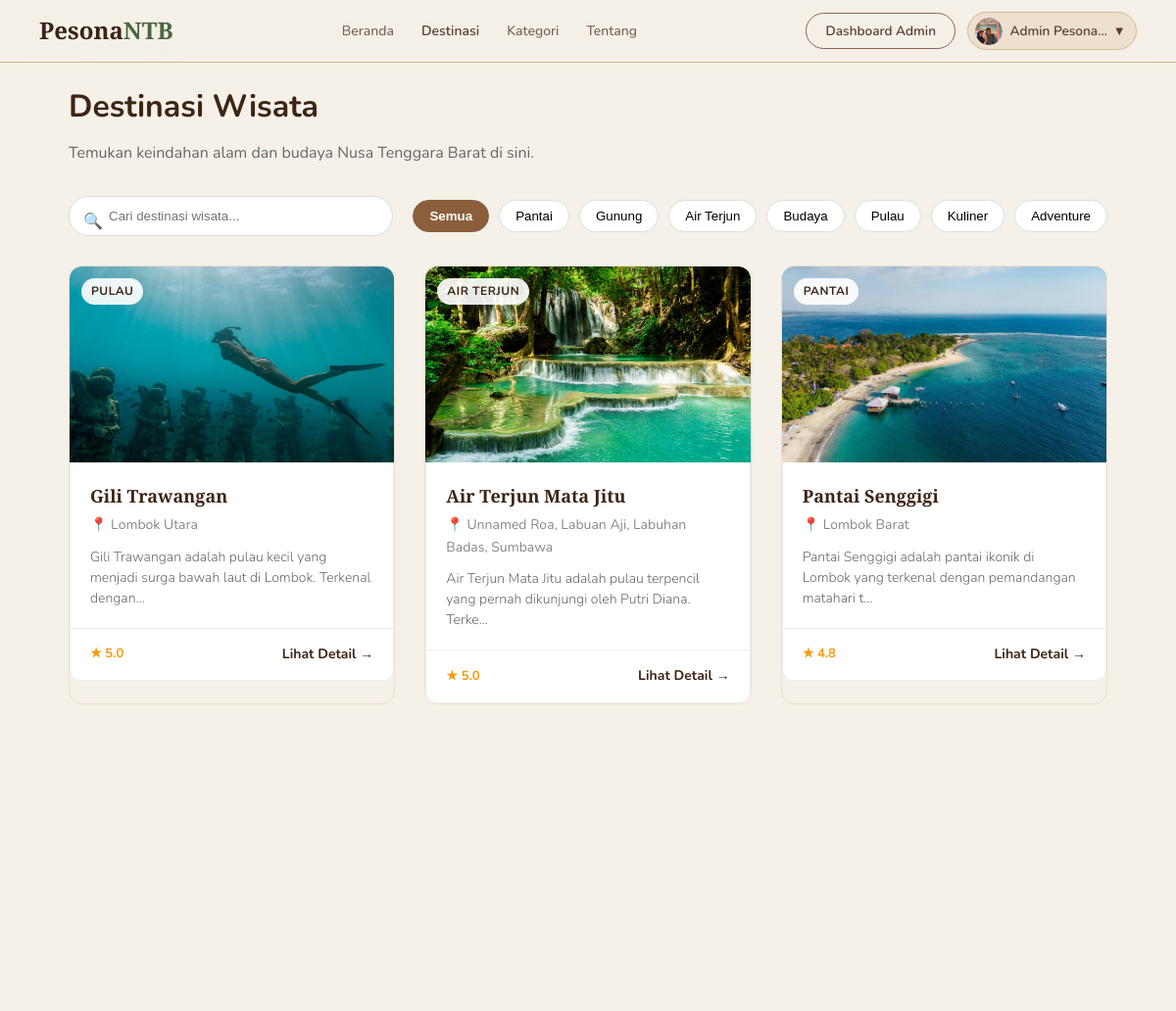
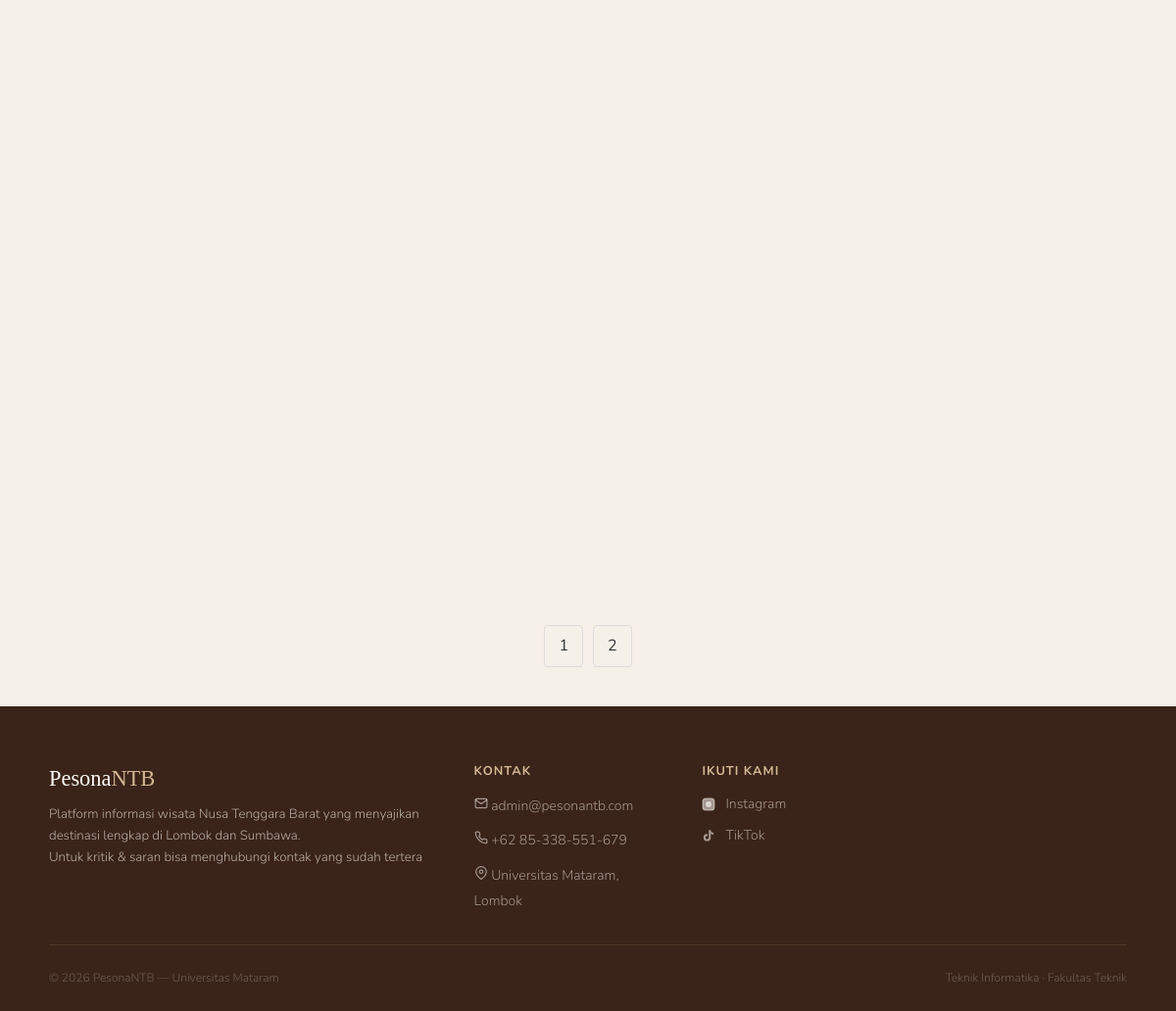
Page /config/destinasi.php (signed in) on the committed database (2 pictures, top to bottom).
### tables this page shows
CREATE TABLE `users` (
  `id` int(11) NOT NULL,
  `nama` varchar(100) NOT NULL,
  `email` varchar(150) NOT NULL,
  `telepon` varchar(20) NOT NULL,
  `password` varchar(255) NOT NULL,
  `role` enum('user','admin') DEFAULT 'user',
  `foto_profil` varchar(255) DEFAULT NULL,
  `created_at` datetime DEFAULT current_timestamp(),
  `reset_token` varchar(255) DEFAULT NULL,
  `reset_expired` datetime DEFAULT NULL
);

CREATE TABLE `wisata` (
  `id` int(11) NOT NULL,
  `nama` varchar(150) NOT NULL,
  `kategori` enum('Pantai','Gunung','Air Terjun','Budaya','Pulau','Kuliner','Adventure') NOT NULL,
  `lokasi` varchar(150) NOT NULL,
  `deskripsi` text NOT NULL,
  `fasilitas` text DEFAULT NULL,
  `jam_buka` varchar(100) DEFAULT NULL,
  `harga_tiket` varchar(100) DEFAULT NULL,
  `foto` varchar(255) DEFAULT NULL,
  `aktif` tinyint(1) DEFAULT 1,
  `latitude` decimal(10,8) DEFAULT NULL,
  `longitude` decimal(11,8) DEFAULT NULL,
  `rating` decimal(3,1) DEFAULT 0.0,
  `created_at` datetime DEFAULT current_timestamp(),
  `updated_at` datetime DEFAULT current_timestamp() ON UPDATE current_timestamp()
);

### config/destinasi.php (the view, shortened to what this page needs)
<?php
require_once 'db.php';
$search    = isset($_GET['search'])   ? trim($_GET['search'])   : '';
$kategori  = isset($_GET['kategori']) ? trim($_GET['kategori']) : 'all';
$page      = isset($_GET['page'])     ? max(1, intval($_GET['page'])) : 1;
$per_page  = 9;
$offset    = ($page - 1) * $per_page;
$where = ["aktif = 1"];
$params = [];
$types  = '';
$where_sql = $where ? 'WHERE ' . implode(' AND ', $where) : '';
$count_sql = "SELECT COUNT(*) as total FROM wisata $where_sql";
$total_rows = 0;
if ($stmt = $conn->prepare($count_sql)) {
    $stmt->execute();
    $total_rows = $stmt->get_result()->fetch_assoc()['total'];
}
$total_pages = ceil($total_rows / $per_page);
$sql = "SELECT * FROM wisata $where_sql ORDER BY rating DESC LIMIT ? OFFSET ?";
$params_page = array_merge($params, [$per_page, $offset]);
$types_page  = $types . 'ii';
$wisata_list = [];
if ($stmt = $conn->prepare($sql)) {
    $stmt->bind_param($types_page, ...$params_page);
    $stmt->execute();
    $result = $stmt->get_result();
    while ($row = $result->fetch_assoc()) $wisata_list[] = $row;
}
$img_map   = ['Pantai'=>'dest-img-pantai','Gunung'=>'dest-img-rinjani','Pulau'=>'dest-img-gili','Adventure'=>'dest-img-sumbawa','Air Terjun'=>'dest-img-moyo','Budaya'=>'dest-img-sumbawa','Kuliner'=>'dest-img-pink'];
$emoji_map = ['Pantai'=>'🏖️','Gunung'=>'🏔️','Pulau'=>'🏝️','Adventure'=>'🌾','Air Terjun'=>'💧','Budaya'=>'🎭','Kuliner'=>'🍜'];
$kategori_list = [
    'all' => 'Semua',
    'Pantai' => 'Pantai',
    'Gunung' => 'Gunung',
    'Air Terjun' => 'Air Terjun',
    'Budaya' => 'Budaya',
    'Pulau' => 'Pulau',
    'Kuliner' => 'Kuliner',
    'Adventure' => 'Adventure'
];
?>
<!DOCTYPE html>
<html lang="id">
<head>
  <link rel="stylesheet" href="../css/style.css">
</head>
<body>
<?php include 'navbar.php'; ?>
<div class="page-destinasi" style="max-width:1100px;margin: 40px auto;padding:0 20px;">
  <div class="page-header" style="margin-bottom: 30px;">
    <span class="section-label">✦ Jelajahi NTB</span>
    <h1 style="font-size: 32px;color:#3d2514;margin: 10px 0;">Destinasi Wisata</h1>
    <p style="color:#666;">Temukan keindahan alam dan budaya Nusa Tenggara Barat di sini.</p>
  </div>
  <div class="search-filter" style="display:flex;flex-wrap:wrap;gap:20px;margin-bottom:30px;align-items:center;justify-content:space-between;">
    <div class="search-box" style="position:relative;flex:1;max-width:400px;">
      <input type="text" id="searchInput" placeholder="Cari destinasi wisata..."
             value="<?= htmlspecialchars($search) ?>" style="width:100%;padding:12px 12px 12px 40px;border:1px solid #ddd;border-radius:25px;outline:none;">
      <span style="position:absolute;left:15px;top:14px;color:#aaa;">🔍</span>
    </div>
    <div class="filter-group" style="display:flex;flex-wrap:wrap;gap:10px;">
      <?php foreach ($kategori_list as $slug => $label): ?>
      <button
      class="filter-btn <?= strtolower($kategori)==strtolower($label) || ($slug=='all' && $kategori=='all') ? 'active' : '' ?>"
      data-kat="<?= $slug ?>"
      style="padding:8px 16px;border-radius:20px;border:1px solid #ddd;cursor:pointer;">
      <?= $label ?>
      </button>
      <?php endforeach; ?>
      </div>
  </div>
  <div class="dest-grid" id="destGrid" style="display:grid;grid-template-columns:repeat(auto-fill, minmax(300px, 1fr));gap:30px;">
    <?php if (empty($wisata_list)): ?>
    <div class="no-results" style="grid-column:1/-1;text-align:center;padding:40px;color:#888;">
      <span>🔍</span> Destinasi tidak ditemukan. Coba kata kunci lain.
    </div>
    <?php else: ?>
    <?php foreach ($wisata_list as $d):
      $img_class  = $img_map[$d['kategori']] ?? 'dest-img-pantai';
      $emoji      = $emoji_map[$d['kategori']] ?? '🏝️';
      $detail_url = isset($_SESSION['user_id']) ? "detail.php?id={$d['id']}" : "login.php?redirect=detail.php?id={$d['id']}";
    ?>
    <a href="<?= $detail_url ?>" class="dest-card">
      <div class="dest-img <?= htmlspecialchars($img_class) ?>" style="position: relative; overflow: hidden; background-color: #f0f0f0; height: 200px; border-radius: 12px 12px 0 0;">
        <?php if (!empty($d['foto'])): ?>
          <img src="../assets/uploads/destinasi/<?= htmlspecialchars($d['foto']) ?>" style="width: 100%; height: 100%; object-fit: cover; position: absolute; top: 0; left: 0; z-index: 1;" alt="<?= htmlspecialchars($d['nama']) ?>">
        <?php else: ?>
          <div class="dest-emoji" style="z-index:2; position:absolute; top:50%; left:50%; transform:translate(-50%,-50%); font-size:40px;"><?= $emoji ?></div>
        <?php endif; ?>
        <span class="dest-badge" style="z-index: 2; position: absolute; top: 12px; left: 12px; background: rgba(255,255,255,0.9); padding: 4px 10px; border-radius: 15px; font-size: 12px; font-weight: bold; color:#3d2514;"><?= htmlspecialchars($d['kategori']) ?></span>
      </div>
      <div class="dest-body" style="padding:20px; background:#fff; border-left:1px solid #eee; border-right:1px solid #eee;">
        <div class="dest-name" style="font-weight:bold; font-size:18px; color:#3d2514; margin-bottom:5px;"><?= htmlspecialchars($d['nama']) ?></div>
        <div class="dest-loc" style="color:#888; font-size:14px; margin-bottom:10px;">📍 <?= htmlspecialchars($d['lokasi']) ?></div>
        <div class="dest-desc" style="color:#666; font-size:14px; line-height:1.5;"><?= htmlspecialchars(mb_substr($d['deskripsi'], 0, 90)) ?>...</div>
      </div>
      <div class="dest-foot" style="padding:15px 20px; background:#fff; border:1px solid #eee; border-radius:0 0 12px 12px; display:flex; justify-content:between; align-items:center;">
        <span class="dest-rating" style="color:#f39c12; font-weight:bold;">★ <?= number_format($d['rating'], 1) ?></span>
        <span class="dest-link" style="color:#3d2514; font-weight:bold; font-size:14px; margin-left:auto;">Lihat Detail →</span>
      </div>
    </a>
    <?php endforeach; ?>
    <?php endif; ?>
  </div>
  <?php if ($total_pages > 1): ?>
  <div class="pagination" style="display:flex; justify-content:center; gap:10px; margin-top:40px;">
    <?php for ($i = 1; $i <= $total_pages; $i++): ?>
    <a href="?search=<?= urlencode($search) ?>&kategori=<?= urlencode($kategori) ?>&page=<?= $i ?>"
       class="page-btn <?= $i === $page ? 'active' : '' ?>" style="padding:8px 14px; border:1px solid #ddd; border-radius:4px; color:#333; text-decoration:none;"><?= $i ?></a>
    <?php endfor; ?>
  </div>
  <?php endif; ?>
</div>
<?php include 'footer.php'; ?>
</body>
</html>

### config/navbar.php (shortened to what this page needs)
<?php
$current    = basename($_SERVER['PHP_SELF']);
$is_login   = isset($_SESSION['user_id']);
$user_nama  = $_SESSION['user_nama'] ?? '';
$user_role  = $_SESSION['role'] ?? 'user';
$inisial    = strtoupper(substr($user_nama, 0, 2));
$is_config = strpos($_SERVER['PHP_SELF'], '/config/') !== false;
$base = $is_config ? '../' : '';
?>
<nav class="navbar" id="mainNavbar">
  <a href="<?= $base ?>index.php" class="nav-logo">Pesona<span>NTB</span></a>
  <ul class="nav-links" id="navLinks">
    <li><a href="<?= $base ?>index.php" id="nav-beranda">Beranda</a></li>
    <li><a href="<?= $is_login ? $base . 'config/destinasi.php' : $base . 'index.php#destinasi' ?>" id="nav-destinasi" class="<?= $current == 'destinasi.php' ? 'active' : '' ?>">Destinasi</a></li>
    <li><a href="<?= $base ?>index.php#kategori" id="nav-kategori">Kategori</a></li>
    <li><a href="<?= $base ?>index.php#tentang" id="nav-tentang">Tentang</a></li>
  </ul>
  <div class="nav-actions">
    <?php if ($is_login): ?>
      <?php if ($user_role === 'admin'): ?>
        <a href="<?= $base ?>config/dashboard.php"
        class="btn-outline">
        Dashboard Admin
        </a>
      <?php endif; ?>
      <div class="nav-user-menu">
        <?php
        $foto_profil_nav = '';
        if (isset($_SESSION['user_id'])) {
            $stmt_nav = $conn->prepare("SELECT foto_profil FROM users WHERE id=?");
            $stmt_nav->bind_param('i', $_SESSION['user_id']);
            $stmt_nav->execute();
            $row_nav = $stmt_nav->get_result()->fetch_assoc();
            $foto_profil_nav = $row_nav['foto_profil'] ?? '';
        }
        $foto_path_nav = __DIR__ . '/../assets/uploads/profil/' . $foto_profil_nav;
        ?>
        <button class="nav-user-btn" id="userMenuBtn">
          <?php if (!empty($foto_profil_nav) && file_exists($foto_path_nav)): ?>
          <span class="nav-avatar" style="background:none;overflow:hidden;padding:0">
            <img src="<?= $base ?>assets/uploads/profil/<?= htmlspecialchars($foto_profil_nav) ?>" style="width:100%;height:100%;object-fit:cover;border-radius:50%" alt="">
          </span>
          <?php else: ?>
          <span class="nav-avatar"><?= $inisial ?></span>
          <?php endif; ?>
          <span class="nav-user-name"><?= htmlspecialchars($user_nama) ?></span>
          <span>▾</span>
        </button>
      </div>
    <?php else: ?>
      <a href="<?= $base ?>config/login.php" class="btn-outline">Masuk</a>
      <a href="<?= $base ?>config/register.php" class="btn-fill">Daftar</a>
    <?php endif; ?>
  </div>
</nav>

### css/style.css (style rules this page uses)
*, *::before, *::after { margin: 0; padding: 0; box-sizing: border-box; }
:root { --cream: #F5F0E8; --brown: #5C3D2E; --brown-light: #8B6351; --brown-dark: #3A2318; --green: #4A6741; --green-light: #7A9E76; --sand: #D4B896; --sand-light: #EDE0CE; --orange: #C17A3A; --text: #2C1810; --text-muted: #7A6050; --white: #FDFAF6; --radius: 14px; --radius-lg: 20px; --shadow: 0 4px 20px rgba(92,61,46,0.10); --shadow-hover: 0 12px 32px rgba(92,61,46,0.18); }
html { scroll-behavior: smooth; }
body { font-family: 'Nunito', sans-serif; background: var(--cream); color: var(--text); overflow-x: hidden; line-height: 1.6; }
.navbar { position: fixed; top: 0; left: 0; right: 0; z-index: 1000; background: rgba(245,240,232,0.96); backdrop-filter: blur(10px); border-bottom: 1px solid var(--sand); padding: 0 2.5rem; height: 64px; display: flex; align-items: center; justify-content: space-between; }
.nav-logo { font-family: 'Playfair Display', serif; font-size: 1.5rem; font-weight: 700; color: var(--brown-dark); text-decoration: none; }
.nav-logo span { color: var(--green); }
.nav-links { display: flex; gap: 1.75rem; list-style: none; }
.nav-links a { text-decoration: none; font-size: 0.875rem; font-weight: 500; color: var(--text-muted); transition: color 0.2s; }
.nav-links a:hover, .nav-links a.active { color: var(--brown); }
.nav-links a.active { font-weight: 600; }
.nav-actions { display: flex; gap: 0.75rem; align-items: center; }
.nav-user-menu { position: relative; }
.nav-user-btn { display: flex; align-items: center; gap: 0.5rem; background: var(--sand-light); border: 1.5px solid var(--sand); border-radius: 24px; padding: 0.3rem 0.85rem 0.3rem 0.4rem; cursor: pointer; font-family: 'Nunito', sans-serif; font-size: 0.85rem; font-weight: 600; color: var(--brown); transition: all 0.2s; }
.nav-avatar { width: 28px; height: 28px; border-radius: 50%; background: var(--brown); color: var(--white); font-size: 0.72rem; font-weight: 700; display: flex; align-items: center; justify-content: center; flex-shrink: 0; }
.nav-user-name { max-width: 100px; overflow: hidden; text-overflow: ellipsis; white-space: nowrap; }
.btn-outline { padding: 0.4rem 1.2rem; border-radius: 24px; font-size: 0.85rem; font-weight: 600; border: 1.5px solid var(--brown-light); color: var(--brown); background: transparent; cursor: pointer; transition: all 0.2s; font-family: 'Nunito', sans-serif; text-decoration: none; display: inline-block; }
.section-label { display: inline-block; font-size: 0.75rem; font-weight: 700; letter-spacing: 2px; text-transform: uppercase; color: var(--green); margin-bottom: 0.6rem; }
.dest-grid { display: grid; grid-template-columns: repeat(auto-fit, minmax(260px, 1fr)); gap: 1.5rem; max-width: 1100px; margin: 0 auto; }
.dest-card { border-radius: var(--radius); overflow: hidden; background: var(--cream); border: 1px solid var(--sand-light); transition: transform 0.25s, box-shadow 0.25s; text-decoration: none; color: inherit; display: block; }
.dest-img { height: 175px; position: relative; display: flex; align-items: flex-end; padding: 0.9rem; }
.dest-img-pantai { background: linear-gradient(180deg,#5BA4CF,#1A5C73); }
.dest-img-gili { background: linear-gradient(180deg,#7BC8E0,#1D6E85); }
.dest-img-moyo { background: linear-gradient(180deg,#9BC98D,#345C30); }
.dest-badge { background: rgba(245,240,232,0.92); border-radius: 20px; padding: 0.2rem 0.65rem; font-size: 0.7rem; font-weight: 700; color: var(--brown); letter-spacing: 0.5px; text-transform: uppercase; }
.dest-body { padding: 1rem 1.1rem; }
.dest-name { font-family: 'Playfair Display', serif; font-size: 1.05rem; font-weight: 600; color: var(--brown-dark); margin-bottom: 0.25rem; }
.dest-loc { font-size: 0.8rem; color: var(--text-muted); margin-bottom: 0.6rem; }
.dest-desc { font-size: 0.82rem; color: var(--text-muted); line-height: 1.5; font-weight: 300; }
.dest-foot { display: flex; align-items: center; justify-content: space-between; padding: 0.65rem 1.1rem; border-top: 1px solid var(--sand-light); }
.dest-rating { font-size: 0.82rem; color: var(--orange); font-weight: 600; }
.dest-link { font-size: 0.8rem; color: var(--green); font-weight: 600; }
.filter-btn { padding:8px 16px; border-radius:20px; border:1px solid #ddd; background:#fff; cursor:pointer; transition:0.3s; }
.filter-btn.active { background:#8B5E3C; color:#fff; border-color:#8B5E3C; font-weight:600; }

### rows in the picture
users: foto_profil (picture)
wisata: foto (picture), kategori "PULAU", nama "Gili Trawangan", lokasi "Lombok Utara", deskripsi "Gili Trawangan adalah pulau kecil yang menjadi surga bawah laut di Lombok. Terkenal dengan", rating "5.0"
wisata: foto (picture), kategori "AIR TERJUN", nama "Air Terjun Mata Jitu", lokasi "Unnamed Roa, Labuan Aji, Labuhan Badas, Sumbawa", deskripsi "Air Terjun Mata Jitu adalah pulau terpencil yang pernah dikunjungi oleh Putri Diana. Terke", rating "5.0"
wisata: foto (picture), kategori "PANTAI", nama "Pantai Senggigi", lokasi "Lombok Barat", deskripsi "Pantai Senggigi adalah pantai ikonik di Lombok yang terkenal dengan pemandangan matahari t", rating "4.8"

### other values in the picture
$user_nama "Admin Pesona…"
$label "Semua"
$label "Pantai"
$label "Gunung"
$label "Air Terjun"
$label "Budaya"
$label "Pulau"
$label "Kuliner"
$label "Adventure"
